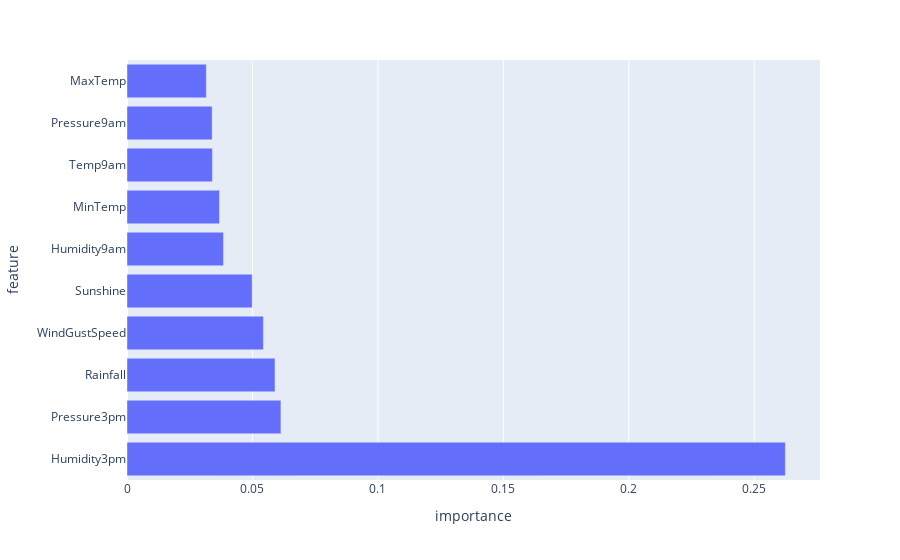

The code cell stored with this chart in its notebook:
### Code cell
px.bar(imp_df.head(10),x='importance',y='feature')

### Figure 1 — Plotly figure (JSON) as saved in the notebook; plotly's stock layout.template omitted (floating-point values rounded to 4 significant figures)
{"data": [{"alignmentgroup": "True", "hovertemplate": "importance=%{x}<br>feature=%{y}<extra></extra>", "legendgroup": "", "marker": {"color": "#636efa", "pattern": {"shape": ""}}, "name": "", "offsetgroup": "", "orientation": "h", "showlegend": false, "textposition": "auto", "type": "bar", "x": [0.2624, 0.06134, 0.05898, 0.05436, 0.0499, 0.03845, 0.03686, 0.03404, 0.03393, 0.03162], "xaxis": "x", "y": ["Humidity3pm", "Pressure3pm", "Rainfall", "WindGustSpeed", "Sunshine", "Humidity9am", "MinTemp", "Temp9am", "Pressure9am", "MaxTemp"], "yaxis": "y"}], "layout": {"barmode": "relative", "legend": {"tracegroupgap": 0}, "margin": {"t": 60}, "xaxis": {"anchor": "y", "domain": [0, 1], "title": {"text": "importance"}}, "yaxis": {"anchor": "x", "domain": [0, 1], "title": {"text": "feature"}}}}
